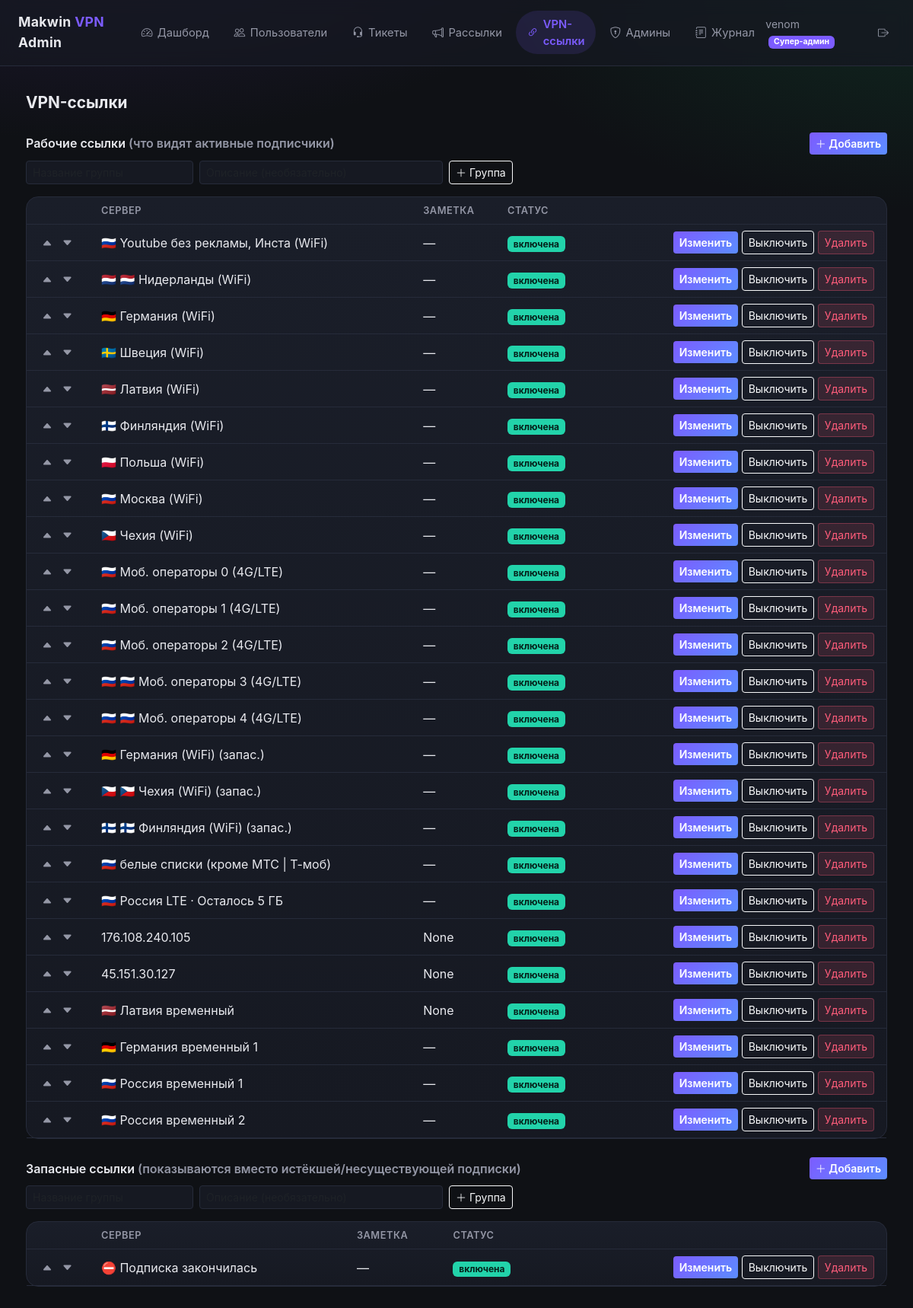
Screenshot of /admin/vless-links (signed in) with the database file from the repository.
### app/admin/models.py (models this page shows, shortened)
class AdminUser(Base):
    __tablename__ = "admin_users"
    id: Mapped[int] = mapped_column(primary_key=True)
    login: Mapped[str] = mapped_column(String(64), unique=True, index=True)
    password_hash: Mapped[str] = mapped_column(String(255))
    role: Mapped[AdminRole] = mapped_column(Enum(AdminRole))
    is_active: Mapped[bool] = mapped_column(Boolean, default=True)
    created_at: Mapped[datetime.datetime] = mapped_column(
        DateTime(), default=datetime.datetime.now
    )
    last_login_at: Mapped[datetime.datetime | None] = mapped_column(
        DateTime(), nullable=True
    )
    permissions: Mapped[list["AdminPermission"]] = relationship(
        back_populates="admin",
        cascade="all, delete-orphan",
    )

### app/models.py (models this page shows)
class VlessLink(Base):
    __tablename__ = "vless_links"
    id: Mapped[int] = mapped_column(primary_key=True)
    url: Mapped[str] = mapped_column(Text())
    note: Mapped[str | None] = mapped_column(String(255), nullable=True)
    group_id: Mapped[int | None] = mapped_column(
        ForeignKey("vless_link_groups.id"), nullable=True, index=True
    )
    is_dead: Mapped[bool] = mapped_column(Boolean, default=False, index=True)
    is_active: Mapped[bool] = mapped_column(Boolean, default=True, index=True)
    position: Mapped[int] = mapped_column(Integer, default=0)
    created_at: Mapped[datetime.datetime] = mapped_column(
        DateTime(), default=datetime.datetime.now
    )
    group: Mapped["VlessLinkGroup | None"] = relationship(back_populates="links")

### app/admin/routes/vless_links.py (the view)
@router.get("")
async def list_links(
    request: Request,
    admin: AdminUser = Depends(require_permission(Permission.MANAGE_VLESS_LINKS)),
):
    from app.admin.router import templates
    async with async_session() as session:
        working_groups = await _groups_for(session, False)
        working_ungrouped = await _ungrouped_links(session, False)
        dead_groups = await _groups_for(session, True)
        dead_ungrouped = await _ungrouped_links(session, True)
        all_working = (
            await session.execute(
                select(VlessLink).where(VlessLink.is_dead.is_(False))
            )
        ).scalars().all()
    return templates.TemplateResponse(
        "vless_links.html",
        {
            "request": request,
            "admin": admin,
            "working_groups": working_groups,
            "working_ungrouped": working_ungrouped,
            "dead_groups": dead_groups,
            "dead_ungrouped": dead_ungrouped,
            "working_active_count": sum(1 for link in all_working if link.is_active),
            "link_name": extract_link_name,
        },
    )

### app/admin/templates/vless_links.html (shortened to what this page needs)
{% extends "base.html" %}
{% block content %}
{% macro links_table(links, link_name) %}
<div class="card-soft p-0 mb-3">
    <table class="table table-admin mb-0">
        <thead>
        <tr>
            <th class="ps-3" style="width: 90px;"></th>
            <th>Сервер</th>
            <th>Заметка</th>
            <th>Статус</th>
            <th class="pe-3"></th>
        </tr>
        </thead>
        <tbody>
        {% for link in links %}
        <tr>
            <td class="ps-3">
                <form method="post" action="/admin/vless-links/{{ link.id }}/move" class="d-inline">
                    <button class="btn btn-sm btn-outline-light border-0 text-dim p-1" title="Выше"><i class="bi bi-caret-up-fill"></i></button>
                </form>
                <form method="post" action="/admin/vless-links/{{ link.id }}/move" class="d-inline">
                    <button class="btn btn-sm btn-outline-light border-0 text-dim p-1" title="Ниже"><i class="bi bi-caret-down-fill"></i></button>
                </form>
            </td>
            <td style="max-width: 380px; overflow: hidden; text-overflow: ellipsis; white-space: nowrap;" title="{{ link.url }}">
                {{ link_name(link.url) }}
            </td>
            <td class="text-dim">{{ link.note or "—" }}</td>
            <td>
                {% if link.is_active %}
                <span class="badge badge-active">включена</span>
                {% else %}
                <span class="badge badge-inactive">выключена</span>
                {% endif %}
            </td>
            <td class="pe-3 text-end">
                <a href="/admin/vless-links/{{ link.id }}/edit" class="btn btn-sm btn-accent">Изменить</a>
                <form method="post" action="/admin/vless-links/{{ link.id }}/toggle" class="d-inline">
                    <button class="btn btn-sm btn-outline-light">{{ "Выключить" if link.is_active else "Включить" }}</button>
                </form>
                <form method="post" action="/admin/vless-links/{{ link.id }}/delete" class="d-inline"
                      onsubmit="return confirm('Удалить эту ссылку насовсем?');">
                    <button class="btn btn-sm btn-danger-soft">Удалить</button>
                </form>
            </td>
        </tr>
        {% else %}
        <tr><td colspan="5" class="text-center text-dim py-4">Пусто</td></tr>
        {% endfor %}
        </tbody>
    </table>
</div>
{% endmacro %}
{% macro add_group_form(dead_flag) %}
<form method="post" action="/admin/vless-links/groups/new" class="d-flex gap-2 align-items-start mb-3">
    <input type="text" name="name" class="form-control form-control-admin form-control-sm" style="max-width: 220px;"
           placeholder="Название группы" required>
    <input type="text" name="description" class="form-control form-control-admin form-control-sm" style="max-width: 320px;"
           placeholder="Описание (необязательно)">
    <button type="submit" class="btn btn-sm btn-outline-light"><i class="bi bi-plus-lg"></i> Группа</button>
</form>
{% endmacro %}
<div class="d-flex justify-content-between align-items-center mb-3">
    <div class="section-title mb-0">VPN-ссылки</div>
</div>
<div class="d-flex justify-content-between align-items-center mt-4 mb-2">
    <div class="fw-semibold">Рабочие ссылки <span class="text-dim">(что видят активные подписчики)</span></div>
    <a href="/admin/vless-links/new?dead=0" class="btn btn-accent btn-sm"><i class="bi bi-plus-lg"></i> Добавить</a>
</div>
{{ add_group_form(0) }}
{% if working_groups or working_ungrouped %}
{{ links_table(working_ungrouped, link_name) }}
{% else %}
<div class="card-soft p-0 mb-4">
    <div class="text-center text-dim py-4">Рабочих ссылок пока нет</div>
</div>
{% endif %}
<div class="d-flex justify-content-between align-items-center mt-4 mb-2">
    <div class="fw-semibold">
        Запасные ссылки <span class="text-dim">(показываются вместо истёкшей/несуществующей подписки)</span>
    </div>
    <a href="/admin/vless-links/new?dead=1" class="btn btn-accent btn-sm"><i class="bi bi-plus-lg"></i> Добавить</a>
</div>
{{ add_group_form(1) }}
{% if dead_groups or dead_ungrouped %}
{{ links_table(dead_ungrouped, link_name) }}
{% else %}
<div class="card-soft p-0">
    <div class="text-center text-dim py-4">Запасных ссылок пока нет</div>
</div>
{% endif %}
{% endblock %}

### app/admin/templates/base.html (shortened to what this page needs)
<!DOCTYPE html>
<html lang="ru">
<head>
    <link href="https://cdn.jsdelivr.net/npm/bootstrap@5.3.3/dist/css/bootstrap.min.css" rel="stylesheet">
    <link href="https://cdn.jsdelivr.net/npm/bootstrap-icons@1.11.3/font/bootstrap-icons.css" rel="stylesheet">
    <link href="/admin/static/style.css" rel="stylesheet">
</head>
<body>
{% if admin %}
<nav class="navbar-admin d-flex align-items-center justify-content-between">
    <div class="d-flex align-items-center gap-4">
        <div class="brand">Makwin <span>VPN</span> Admin</div>
        <div class="d-none d-md-flex gap-1">
            {% if admin.has_permission(perm.VIEW_DASHBOARD) %}
            <a class="nav-pill {% if request.url.path == '/admin/' %}active{% endif %}" href="/admin/">
                <i class="bi bi-speedometer2"></i> Дашборд
            </a>
            {% endif %}
            {% if admin.has_permission(perm.VIEW_USERS) %}
            <a class="nav-pill {% if '/admin/users' in request.url.path %}active{% endif %}" href="/admin/users">
                <i class="bi bi-people"></i> Пользователи
            </a>
            {% endif %}
            {% if admin.has_permission(perm.VIEW_SUPPORT_TICKETS) %}
            <a class="nav-pill {% if '/admin/support' in request.url.path %}active{% endif %}" href="/admin/support">
                <i class="bi bi-headset"></i> Тикеты
            </a>
            {% endif %}
            {% if admin.has_permission(perm.BROADCAST_MESSAGE) %}
            <a class="nav-pill {% if '/admin/broadcasts' in request.url.path %}active{% endif %}" href="/admin/broadcasts">
                <i class="bi bi-megaphone"></i> Рассылки
            </a>
            {% endif %}
            {% if admin.has_permission(perm.MANAGE_VLESS_LINKS) %}
            <a class="nav-pill {% if '/admin/vless-links' in request.url.path %}active{% endif %}" href="/admin/vless-links">
                <i class="bi bi-link-45deg"></i> VPN-ссылки
            </a>
            {% endif %}
            {% if admin.has_permission(perm.MANAGE_ADMINS) %}
            <a class="nav-pill {% if '/admin/admins' in request.url.path %}active{% endif %}" href="/admin/admins">
                <i class="bi bi-shield-lock"></i> Админы
            </a>
            {% endif %}
            {% if admin.has_permission(perm.VIEW_AUDIT_LOG) %}
            <a class="nav-pill {% if '/admin/audit' in request.url.path %}active{% endif %}" href="/admin/audit">
                <i class="bi bi-journal-text"></i> Журнал
            </a>
            {% endif %}
        </div>
    </div>
    <div class="d-flex align-items-center gap-3">
        <span class="text-dim small">
            {{ admin.login }}
            <span class="badge badge-role-{{ admin.role.value }} ms-1">{{ role_labels[admin.role] }}</span>
        </span>
        <form method="post" action="/admin/logout" class="m-0">
            <button class="btn btn-sm btn-outline-light border-0 text-dim" type="submit">
                <i class="bi bi-box-arrow-right"></i>
            </button>
        </form>
    </div>
</nav>
{% endif %}
<div class="page-wrap">
    {% block content %}{% endblock %}
</div>
</body>
</html>

### app/admin/static/style.css (style rules this page uses)
:root { --bg: #0f1115; --bg-soft: #161922; --card: #1a1e29; --border: #262b3a; --accent: #7c5cff; --accent-soft: #7c5cff22; --accent2: #22d3aa; --text: #e8e9ee; --text-dim: #9497a6; --danger: #ff5c7a; --warn: #ffb84c; }
* { box-sizing: border-box; }
body { background: radial-gradient(1200px 600px at 10% -10%, #221a3a 0%, transparent 60%), radial-gradient(1000px 500px at 100% 0%, #10261f 0%, transparent 55%), var(--bg); color: var(--text); font-family: "Inter", "Segoe UI", system-ui, sans-serif; min-height: 100vh; }
a { color: var(--accent); text-decoration: none; }
.navbar-admin { background: rgba(22, 25, 34, 0.75); backdrop-filter: blur(10px); border-bottom: 1px solid var(--border); padding: 0.9rem 1.5rem; }
.brand { font-weight: 700; letter-spacing: 0.02em; font-size: 1.1rem; }
.brand span { color: var(--accent); }
.nav-pill { display: inline-flex; align-items: center; gap: 0.4rem; padding: 0.4rem 0.9rem; border-radius: 999px; color: var(--text-dim); font-size: 0.92rem; transition: all 0.15s ease; }
.nav-pill.active { background: var(--accent-soft); color: var(--accent); font-weight: 600; }
.page-wrap { max-width: 1180px; margin: 0 auto; padding: 2rem 1.5rem 4rem; }
.card-soft { background: linear-gradient(180deg, var(--card), var(--bg-soft)); border: 1px solid var(--border); border-radius: 16px; padding: 1.4rem 1.5rem; }
.table-admin { --bs-table-bg: transparent; --bs-table-color: var(--text); border-color: var(--border); }
.table-admin th { color: var(--text-dim); font-weight: 600; font-size: 0.8rem; text-transform: uppercase; letter-spacing: 0.04em; border-bottom: 1px solid var(--border); }
.table-admin td { border-bottom: 1px solid var(--border); vertical-align: middle; }
.badge-role-super_admin { background: var(--accent) !important; }
.badge-active { background: var(--accent2) !important; color: #05201a !important; }
.btn-accent { background: linear-gradient(135deg, var(--accent), #5c8dff); border: none; color: white; font-weight: 600; }
.btn-danger-soft { background: #ff5c7a22; border: 1px solid #ff5c7a55; color: var(--danger); }
.form-control-admin, .form-select-admin { background: var(--bg-soft); border: 1px solid var(--border); color: var(--text); }
.text-dim { color: var(--text-dim); }
.section-title { font-weight: 700; font-size: 1.3rem; margin-bottom: 1.2rem; }

### rows the page displays
AdminUser: login "venom", role "Супер-админ"
VlessLink: url "🇷🇺 Youtube без рекламы, Инста (WiFi)", note "—", shows "включена", is_active "Выключить"
VlessLink: url "🇳🇱 🇳🇱 Нидерланды (WiFi)", note "—", shows "включена", is_active "Выключить"
VlessLink: url "🇩🇪 Германия (WiFi)", note "—", shows "включена", is_active "Выключить"
VlessLink: url "🇸🇪 Швеция (WiFi)", note "—", shows "включена", is_active "Выключить"
VlessLink: url "🇱🇻 Латвия (WiFi)", note "—", shows "включена", is_active "Выключить"
VlessLink: url "🇫🇮 Финляндия (WiFi)", note "—", shows "включена", is_active "Выключить"
VlessLink: url "🇵🇱 Польша (WiFi)", note "—", shows "включена", is_active "Выключить"
VlessLink: url "🇷🇺 Москва (WiFi)", note "—", shows "включена", is_active "Выключить"
VlessLink: url "🇨🇿 Чехия (WiFi)", note "—", shows "включена", is_active "Выключить"
VlessLink: url "🇷🇺 Моб. операторы 0 (4G/LTE)", note "—", shows "включена", is_active "Выключить"
VlessLink: url "🇷🇺 Моб. операторы 1 (4G/LTE)", note "—", shows "включена", is_active "Выключить"
VlessLink: url "🇷🇺 Моб. операторы 2 (4G/LTE)", note "—", shows "включена", is_active "Выключить"
VlessLink: url "🇷🇺 🇷🇺 Моб. операторы 3 (4G/LTE)", note "—", shows "включена", is_active "Выключить"
VlessLink: url "🇷🇺 🇷🇺 Моб. операторы 4 (4G/LTE)", note "—", shows "включена", is_active "Выключить"
VlessLink: url "🇩🇪 Германия (WiFi) (запас.)", note "—", shows "включена", is_active "Выключить"
VlessLink: url "🇨🇿 🇨🇿 Чехия (WiFi) (запас.)", note "—", shows "включена", is_active "Выключить"
VlessLink: url "🇫🇮 🇫🇮 Финляндия (WiFi) (запас.)", note "—", shows "включена", is_active "Выключить"
VlessLink: url "🇷🇺 белые списки (кроме МТС | Т-моб)", note "—", shows "включена", is_active "Выключить"
VlessLink: url "🇷🇺 Россия LTE · Осталось 5 ГБ", note "—", shows "включена", is_active "Выключить"
VlessLink: url "176.108.240.105", note "None", shows "включена", is_active "Выключить"
VlessLink: url "45.151.30.127", note "None", shows "включена", is_active "Выключить"
VlessLink: url "🇱🇻 Латвия временный", note "None", shows "включена", is_active "Выключить"
VlessLink: url "🇩🇪 Германия временный 1", note "—", shows "включена", is_active "Выключить"
VlessLink: url "🇷🇺 Россия временный 1", note "—", shows "включена", is_active "Выключить"
VlessLink: url "🇷🇺 Россия временный 2", note "—", shows "включена", is_active "Выключить"
VlessLink: url "⛔ Подписка закончилась", note "—", shows "включена", is_active "Выключить"
